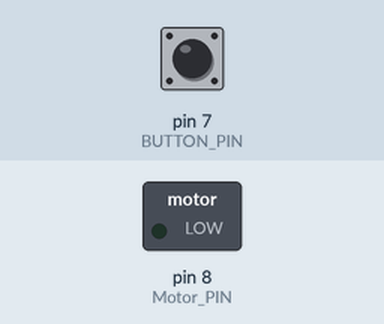
Simulated run of this sketch. Board: Arduino Uno, built with avr-gcc and run on an emulated ATmega328P. Shown: switched loads named in the sketch (green lamp = pin HIGH). Inputs (shaded band) come from the test bench; at power-on: pin 7 (BUTTON_PIN) LOW.

Above: at 1.2 s.
1.3 s: pin 7 (BUTTON_PIN) pulled HIGH for 0.15 s
At 2.2 s:
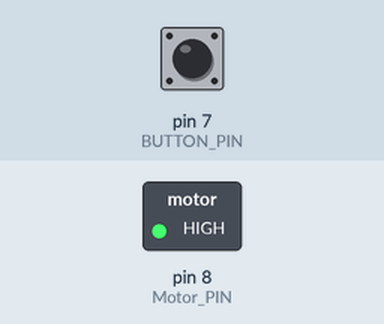
2.9 s: pin 7 (BUTTON_PIN) pulled HIGH for 1 s
At 4.6 s:
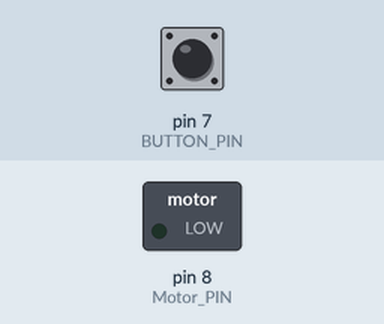
5.4 s: pin 7 (BUTTON_PIN) pulled HIGH for 3.2 s
At 9.4 s:
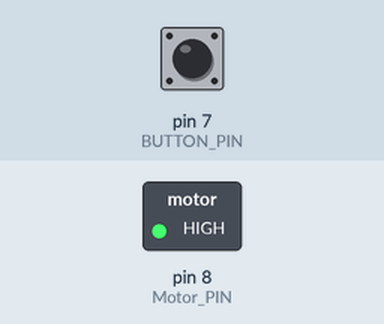
Timing chart, 0 to 10.9 s (numbered marks = the images above; inputs shaded):
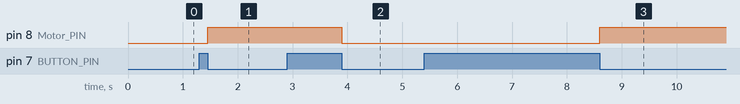

The sketch:

push_button.ino
```cpp
#define Motor_PIN 8
#define BUTTON_PIN 7
byte lastButtonState = LOW;
byte MotorState = LOW;
unsigned long debounceDuration = 50; // millis
unsigned long lastTimeButtonStateChanged = 0;
void setup() {
  pinMode(Motor_PIN, OUTPUT);
  pinMode(BUTTON_PIN, INPUT);
}
void loop() {
  if (millis() - lastTimeButtonStateChanged > debounceDuration) {
    byte buttonState = digitalRead(BUTTON_PIN);
    if (buttonState != lastButtonState) {
      lastTimeButtonStateChanged = millis();
      lastButtonState = buttonState;
      if (buttonState == LOW) {
        MotorState = (MotorState == HIGH) ? LOW: HIGH;
        digitalWrite(Motor_PIN, MotorState);
      }
    }
  }
}
```

Measured:
- after the input at 1.3 s, pin 8 (Motor_PIN): LOW → HIGH after 0.15 s
- after the input at 2.9 s, pin 8 (Motor_PIN): HIGH → LOW after 1.0 s
- after the input at 5.4 s, pin 8 (Motor_PIN): LOW → HIGH after 3.2 s
